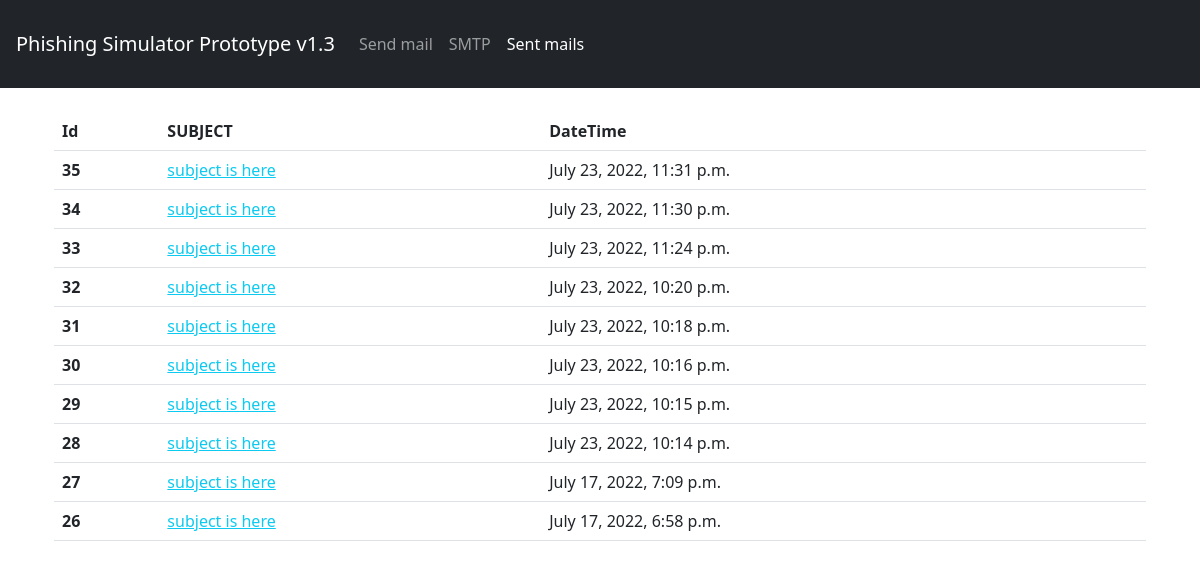
The app's page /list-mails/, older data.
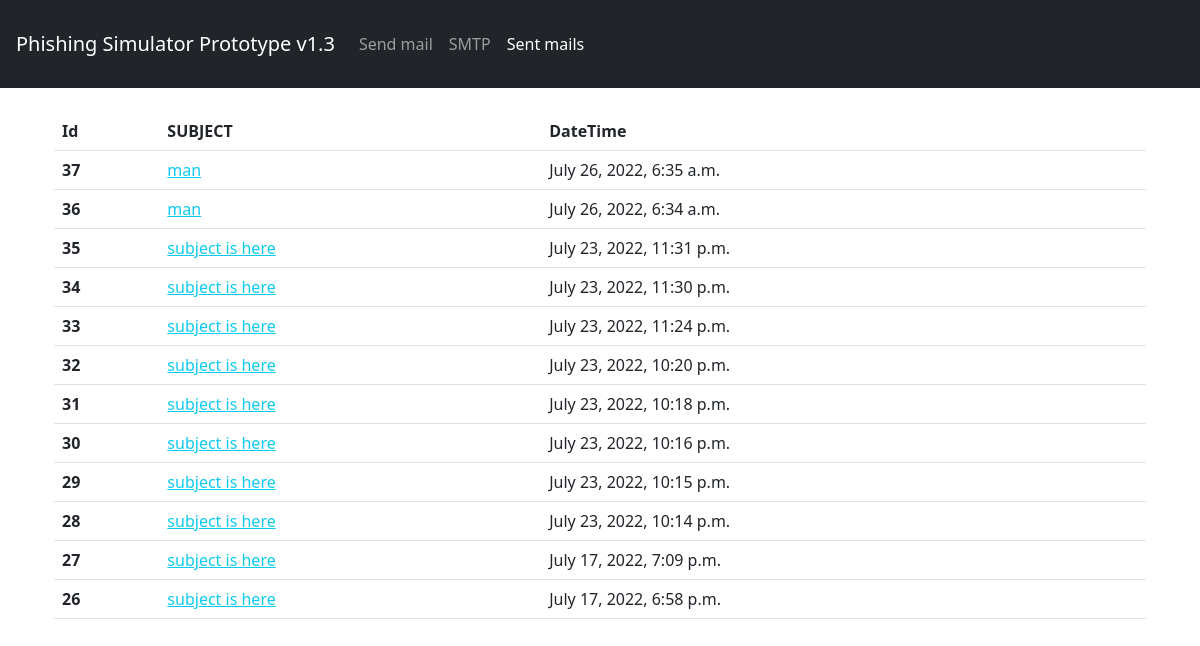
The same page, newer data.
### mailer/models.py (models this page shows, shortened)
class Mails(models.Model):
    unq_id          = models.CharField(max_length=255, blank=True, null=True, unique=True)
    sender_email    = models.CharField(max_length=255, blank=True, null=True)
    sender_name     = models.CharField(max_length=255, blank=True, null=True)
    reply_to_email  = models.CharField(max_length=255, blank=True, null=True)
    reply_to_name   = models.CharField(max_length=255, blank=True, null=True)
    subject         = models.CharField(max_length=255, blank=True, null=True)
    message         = models.TextField(blank=True, null=True)
    email_list      = models.TextField(blank=True, null=True)
    dt_stamp        = models.DateTimeField(auto_now_add=True, blank=True, null=True)
    class Meta:
        verbose_name_plural = "Mail"

### mailer/views.py (the view)
# urls.py: path('list-mails/', SenderListView, name="list-sender-view"),
def SenderListView(request):
    if request.method == 'GET':
        data = Mails.objects.all().order_by('-id')
        return render(request, 'list-senders.html', {"data":data})

### templates/list-senders.html (shortened to what this page needs)
{% load static %}
{% include 'nav.html' %}
<div class="container p-4">
<form method="POST" action="">
<table class="table">
    <thead>
      <tr>
        <th scope="col">Id</th>
        <th scope="col">SUBJECT</th>
        <th scope="col">DateTime</th>
      </tr>
    </thead>
    <tbody>
    {% for i in data %}
      <tr>
        <th scope="row">{{ i.id }}</th>
        <td><a href="{% url 'detail-sender' id=i.id %}" class="link-info">{{ i.subject }}</a></td>
        <td>{{ i.dt_stamp }}</td>
      </tr>
      {% endfor %}
    </tbody>
</table>
</form>
</div>

Row changes from the older to the newer data that the page shows:
added Mails: id "37", subject "man", dt_stamp "July 26, 2022, 6:35 a.m."
added Mails: id "36", subject "man", dt_stamp "July 26, 2022, 6:34 a.m."
